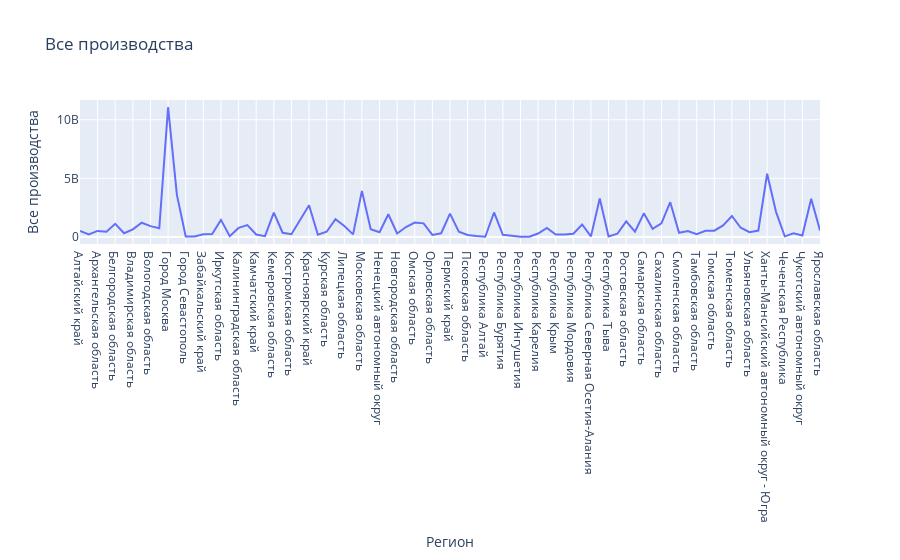

Notebook source saved alongside this figure:
### Markdown cell above
Визуализируем наши данные:

### Code cell
fig = px.line(df_reg_prod_total, y='Все производства', width = 900, title = 'Все производства')
fig.show()

### Figure 1 — Plotly figure (JSON) as saved in the notebook; plotly's stock layout.template omitted (floating-point values rounded to 4 significant figures)
{"data": [{"hovertemplate": "Регион=%{x}<br>Все производства=%{y}<extra></extra>", "legendgroup": "", "line": {"color": "#636efa", "dash": "solid"}, "marker": {"symbol": "circle"}, "mode": "lines", "name": "", "orientation": "v", "showlegend": false, "type": "scatter", "x": ["Алтайский край", "Амурская область", "Архангельская область", "Астраханская область", "Белгородская область", "Брянская область", "Владимирская область", "Волгоградская область", "Вологодская область", "Воронежская область", "Город Москва", "Город Санкт-Петербург", "Город Севастополь", "Еврейская автономная область", "Забайкальский край", "Ивановская область", "Иркутская область", "Кабардино-Балкарская Республика", "Калининградская область", "Калужская область", "Камчатский край", "Карачаево-Черкесская Республика", "Кемеровская область", "Кировская область", "Костромская область", "Краснодарский край", "Красноярский край", "Курганская область", "Курская область", "Ленинградская область", "Липецкая область", "Магаданская область", "Московская область", "Мурманская область", "Ненецкий автономный округ", "Нижегородская область", "Новгородская область", "Новосибирская область", "Омская область", "Оренбургская область", "Орловская область", "Пензенская область", "Пермский край", "Приморский край", "Псковская область", "Республика Адыгея", "Республика Алтай", "Республика Башкортостан", "Республика Бурятия", "Республика Дагестан", "Республика Ингушетия", "Республика Калмыкия", "Республика Карелия", "Республика Коми", "Республика Крым", "Республика Марий Эл", "Республика Мордовия", "Республика Саха (Якутия)", "Республика Северная Осетия-Алания", "Республика Татарстан", "Республика Тыва", "Республика Хакасия", "Ростовская область", "Рязанская область", "Самарская область", "Саратовская область", "Сахалинская область", "Свердловская область", "Смоленская область", "Ставропольский край", "Тамбовская область", "Тверская область", "Томская область", "Тульская область", "Тюменская область", "Удмуртская Республика", "Ульяновская область", "Хабаровский край", "Ханты-Мансийский автономный округ - Югра", "Челябинская область", "Чеченская Республика", "Чувашская Республика", "Чукотский автономный округ", "Ямало-Ненецкий автономный округ", "Ярославская область"], "xaxis": "x", "y": [503100000.0, 200200000.0, 509400000.0, 448700000.0, 1115000000.0, 309800000.0, 644500000.0, 1211000000.0, 916300000.0, 744400000.0, 11070000000.0, 3588000000.0, 33320000.0, 27050000.0, 222700000.0, 240400000.0, 1452000000.0, 58600000.0, 765700000.0, 1007000000.0, 199100000.0, 56720000.0, 2064000000.0, 352800000.0, 225700000.0, 1419000000.0, 2705000000.0, 178300000.0, 441100000.0, 1504000000.0, 932100000.0, 213200000.0, 3929000000.0, 655800000.0, 397700000.0, 1930000000.0, 286700000.0, 840700000.0, 1223000000.0, 1156000000.0, 172600000.0, 308500000.0, 1990000000.0, 436400000.0, 161100000.0, 70920000.0, 11770000.0, 2084000000.0, 175400000.0, 88670000.0, 6804000.0, 6993000.0, 283900000.0, 770700000.0, 194000000.0, 212300000.0, 266800000.0, 1058000000.0, 43770000.0, 3270000000.0, 31870000.0, 267100000.0, 1323000000.0, 447500000.0, 2008000000.0, 690800000.0, 1149000000.0, 2965000000.0, 352600000.0, 494200000.0, 225000000.0, 515600000.0, 525900000.0, 974500000.0, 1787000000.0, 779600000.0, 405400000.0, 537900000.0, 5394000000.0, 2159000000.0, 44970000.0, 302700000.0, 115600000.0, 3257000000.0, 552600000.0], "yaxis": "y"}], "layout": {"autosize": true, "legend": {"tracegroupgap": 0}, "title": {"text": "Все производства"}, "xaxis": {"anchor": "y", "autorange": true, "domain": [0, 1], "range": [0, 84], "title": {"text": "Регион"}, "type": "category"}, "yaxis": {"anchor": "x", "autorange": true, "domain": [0, 1], "range": [-608000000.0, 11690000000.0], "title": {"text": "Все производства"}, "type": "linear"}}}
